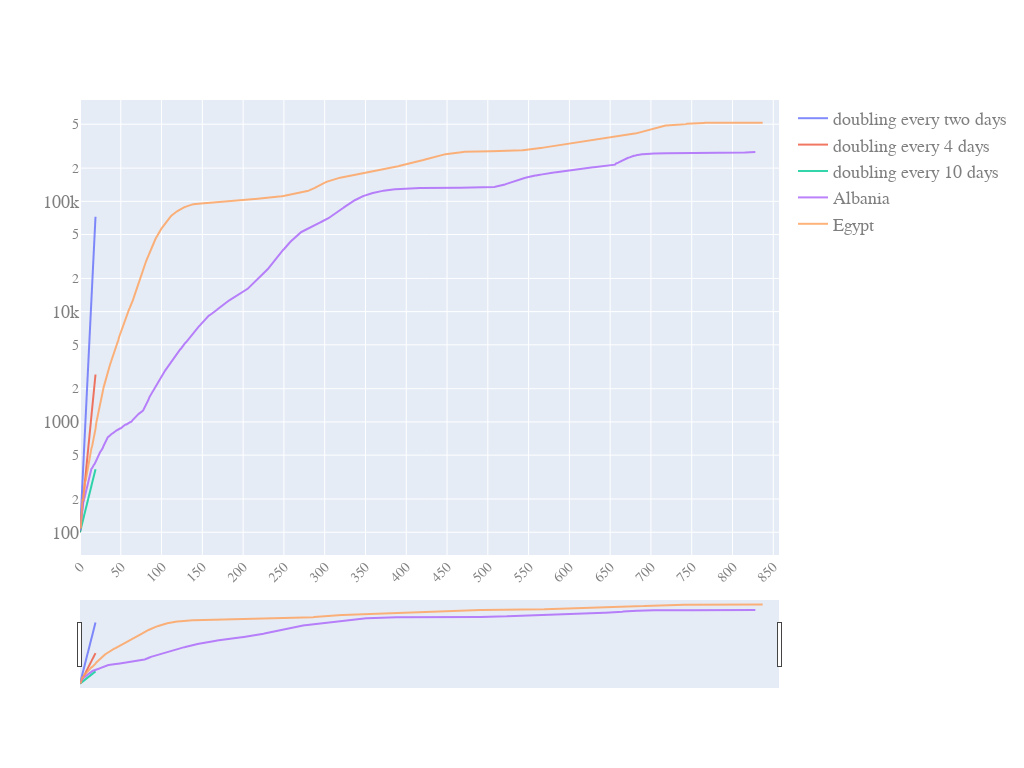

Write notebook code for a chart like this one.
### Code cell
quick_plot(pd_sync_timelines_w_slopes.date,
           pd_sync_timelines_w_slopes.iloc[:,0:5],
           y_scale='log',
           slider=True)

### Figure 1 — Plotly figure (JSON) as saved in the notebook; plotly's stock layout.template omitted (floating-point values rounded to 4 significant figures; data arrays with more than 128 entries replaced by an {"elided": "..."} marker saying what was removed)
{"data": [{"name": "doubling every two days", "opacity": 0.8, "type": "scatter", "x": {"elided": "858 int values"}, "y": {"elided": "858 float values"}}, {"name": "doubling every 4 days", "opacity": 0.8, "type": "scatter", "x": {"elided": "858 int values"}, "y": {"elided": "858 float values"}}, {"name": "doubling every 10 days", "opacity": 0.8, "type": "scatter", "x": {"elided": "858 int values"}, "y": {"elided": "858 float values"}}, {"name": "Albania", "opacity": 0.8, "type": "scatter", "x": {"elided": "858 int values"}, "y": {"elided": "858 int values"}}, {"name": "Egypt", "opacity": 0.8, "type": "scatter", "x": {"elided": "858 int values"}, "y": {"elided": "858 int values"}}], "layout": {"autosize": true, "font": {"color": "#7f7f7f", "family": "PT Sans, monospace", "size": 18}, "height": 768, "width": 1024, "xaxis": {"nticks": 20, "rangeslider": {"visible": true}, "tickangle": -45, "tickfont": {"color": "#7f7f7f", "size": 14}}, "yaxis": {"type": "log"}}}
